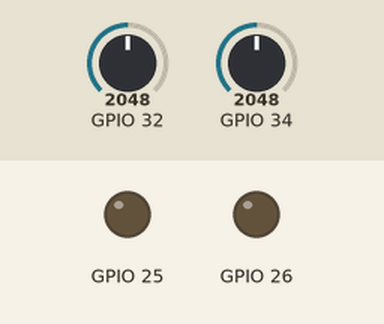
A sketch run on a simulated ESP32. Shown: output pins drawn as LEDs (lit = HIGH). Inputs (shaded band) come from the test bench; at power-on: GPIO 32 = 2048, GPIO 34 = 2048. What the sketch prints to the serial monitor is not drawn.

Above: at 1.2 s.
1.3 s: GPIO 32 set to 0
At 1.8 s:
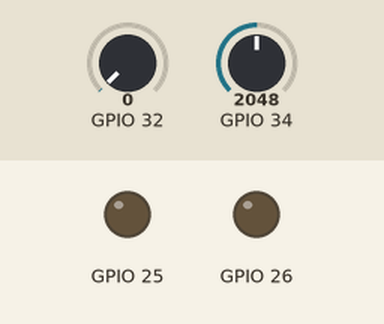
4.3 s: GPIO 34 set to 491
At 5.1 s:
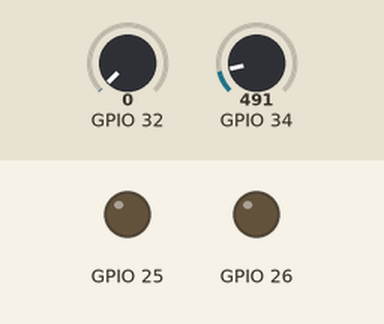
Timing chart, 0 to 7.2 s (numbered marks = the images above; inputs shaded):
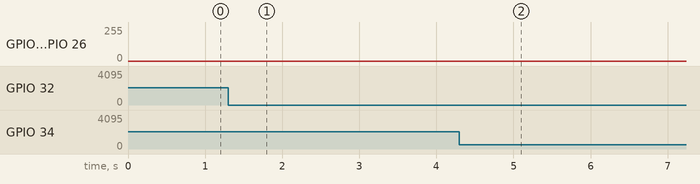

The sketch:

esp_sine.ino
```cpp
// (licence header left out)
#include <driver/adc.h>
#define DAC1 25
#define DAC2 26

void setup() {
  Serial.begin(115200);
  adc1_config_width(ADC_WIDTH_BIT_12);
  adc1_config_channel_atten(ADC1_CHANNEL_6,ADC_ATTEN_DB_11);
  adc1_config_channel_atten(ADC1_CHANNEL_4,ADC_ATTEN_DB_11);

}

void loop() { // Generate a Sine wave
   for (int deg = 0; deg < 360; deg = deg + 10){
    dacWrite(25, int(128 + 80 * (sin(deg*PI/180)))); // Square
    dacWrite(26, int(128 + 80 * (sin(deg*PI/180)+sin(3*deg*PI/180)/3+sin(5*deg*PI/180)/5+sin(7*deg*PI/180)/7+sin(9*deg*PI/180)/9+sin(11*deg*PI/180)/11)));
  int val1 = adc1_get_raw(ADC1_CHANNEL_4);
  int val = adc1_get_raw(ADC1_CHANNEL_6);  //delay(100);
   Serial.print("Sine");
  Serial.print(":");
  Serial.print(val);
  Serial.print(",");
  Serial.print("Square");
  Serial.print(":");
  Serial.println(val1);

}
}
```

Measured:
- after the input at 1.3 s, GPIO 25: stays 0/255 (without the input it goes to 100/255 after 1.3 s); GPIO 26: stays 0/255 (without the input it goes to 59/255 after 1.3 s)
- after the input at 4.3 s, GPIO 26: stays 0/255 (without the input it goes to 184/255 after 1.1 s)
